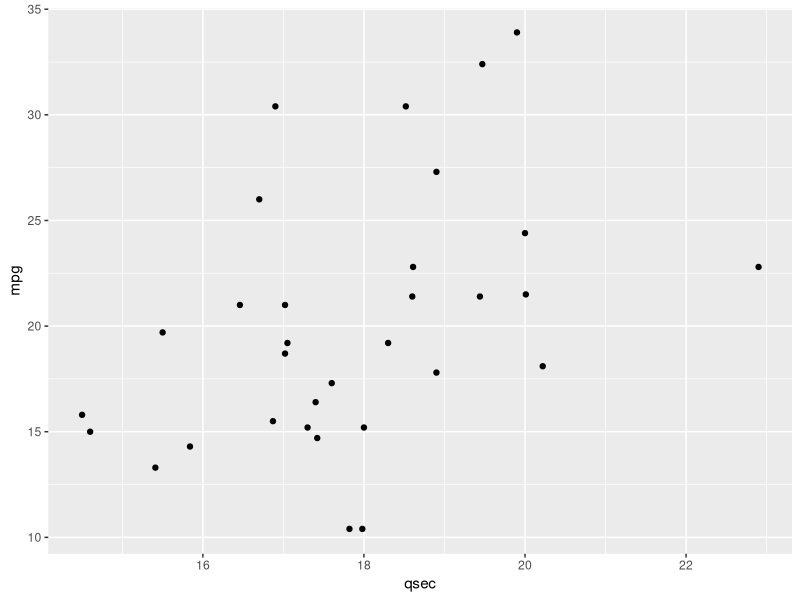
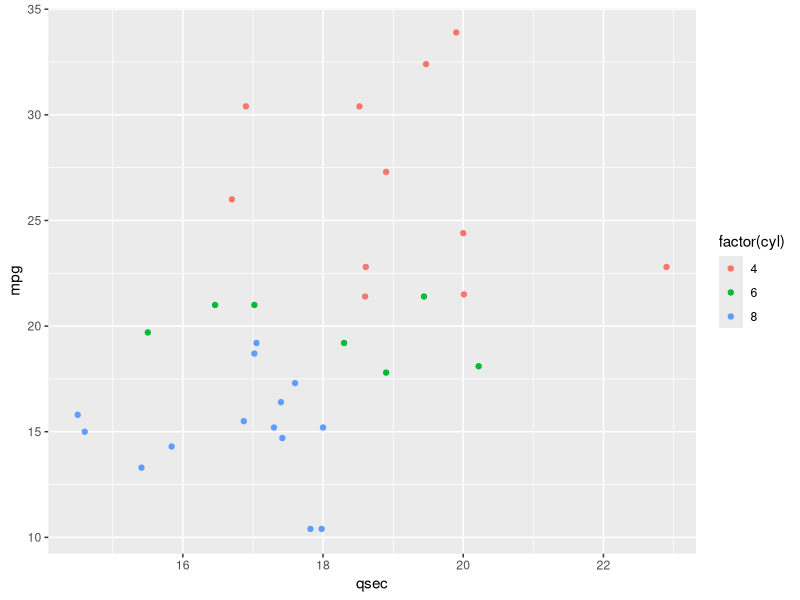

R code for these plots, in order: (Note: this script raises an error after producing the figures.)
## ---- chunk 1
library(knitr)
opts_chunk$set(message = FALSE)
## ---- chunk 2
install.packages("broom")
## ---- chunk 3
mtcars
## ---- chunk 4
library(ggplot2)
ggplot(mtcars, aes(qsec, mpg)) +
  geom_point()
## ---- chunk 5
fit <- lm(mpg ~ qsec, mtcars)
## ---- chunk 6
fit
## ---- chunk 7
summary(fit)
## ---- chunk 8
library(broom)
tidy(fit)
## ---- chunk 9
tidy(fit, 
     conf.int = TRUE)
## ---- chunk 10
augmented <- augment(fit)

head(augmented)
## ---- chunk 11
ggplot(mtcars, aes(qsec, mpg, color = factor(cyl))) +
  geom_point()
## ---- chunk 12
library(dplyr)

fits <- mtcars %>%
  group_by(cyl) %>%
  do(mod = lm(mpg ~ qsec, data = .))

fits
## ---- chunk 13
tidy(fits, mod)
## ---- chunk 14
augment(fits, mod)
## ---- chunk 15
augments <- mtcars %>%
  group_by(cyl) %>%
  do(augment(lm(mpg ~ qsec, data = .), data = .))

augments
